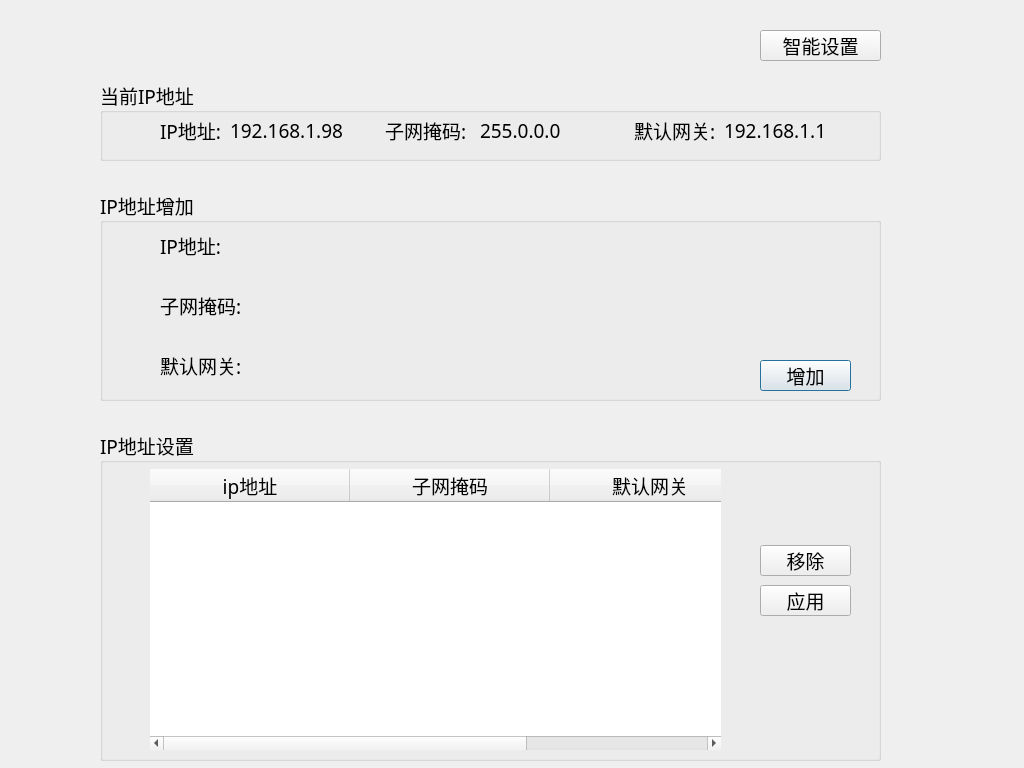
<?xml version="1.0" encoding="UTF-8"?>
<ui version="4.0">
 <class>netDlg</class>
 <widget class="QDialog" name="netDlg">
  <property name="geometry">
   <rect>
    <x>0</x>
    <y>0</y>
    <width>1024</width>
    <height>768</height>
   </rect>
  </property>
  <property name="windowTitle">
   <string>Dialog</string>
  </property>
  <widget class="QGroupBox" name="groupBox">
   <property name="geometry">
    <rect>
     <x>100</x>
     <y>190</y>
     <width>781</width>
     <height>211</height>
    </rect>
   </property>
   <property name="font">
    <font>
     <family>微软雅黑</family>
     <pointsize>14</pointsize>
    </font>
   </property>
   <property name="title">
    <string>IP地址增加</string>
   </property>
   <widget class="QLabel" name="ip_label">
    <property name="geometry">
     <rect>
      <x>60</x>
      <y>35</y>
      <width>91</width>
      <height>41</height>
     </rect>
    </property>
    <property name="font">
     <font>
      <family>微软雅黑</family>
      <pointsize>14</pointsize>
     </font>
    </property>
    <property name="text">
     <string>IP地址:</string>
    </property>
   </widget>
   <widget class="QLabel" name="maskip_label">
    <property name="geometry">
     <rect>
      <x>60</x>
      <y>95</y>
      <width>91</width>
      <height>41</height>
     </rect>
    </property>
    <property name="font">
     <font>
      <family>微软雅黑</family>
      <pointsize>14</pointsize>
     </font>
    </property>
    <property name="text">
     <string>子网掩码:</string>
    </property>
   </widget>
   <widget class="QLabel" name="gateip_label">
    <property name="geometry">
     <rect>
      <x>60</x>
      <y>155</y>
      <width>91</width>
      <height>41</height>
     </rect>
    </property>
    <property name="font">
     <font>
      <family>微软雅黑</family>
      <pointsize>14</pointsize>
     </font>
    </property>
    <property name="text">
     <string>默认网关:</string>
    </property>
   </widget>
   <widget class="QPushButton" name="addBtn">
    <property name="geometry">
     <rect>
      <x>660</x>
      <y>170</y>
      <width>91</width>
      <height>31</height>
     </rect>
    </property>
    <property name="text">
     <string>增加</string>
    </property>
    <property name="icon">
     <iconset resource="fastvideo.qrc">
      <normaloff>:/images/add.png</normaloff>:/images/add.png</iconset>
    </property>
   </widget>
   <widget class="MyIPAddressEdit" name="IPEdit" native="true">
    <property name="geometry">
     <rect>
      <x>150</x>
      <y>42</y>
      <width>471</width>
      <height>41</height>
     </rect>
    </property>
   </widget>
   <widget class="MyIPAddressEdit" name="MaskIPEdit" native="true">
    <property name="geometry">
     <rect>
      <x>150</x>
      <y>96</y>
      <width>471</width>
      <height>41</height>
     </rect>
    </property>
   </widget>
   <widget class="MyIPAddressEdit" name="GateIPEdit" native="true">
    <property name="geometry">
     <rect>
      <x>150</x>
      <y>155</y>
      <width>471</width>
      <height>41</height>
     </rect>
    </property>
   </widget>
  </widget>
  <widget class="QGroupBox" name="groupBox_2">
   <property name="geometry">
    <rect>
     <x>100</x>
     <y>80</y>
     <width>781</width>
     <height>81</height>
    </rect>
   </property>
   <property name="font">
    <font>
     <family>微软雅黑</family>
     <pointsize>14</pointsize>
    </font>
   </property>
   <property name="title">
    <string>当前IP地址</string>
   </property>
   <widget class="QLabel" name="ip_label_2">
    <property name="geometry">
     <rect>
      <x>60</x>
      <y>30</y>
      <width>61</width>
      <height>41</height>
     </rect>
    </property>
    <property name="font">
     <font>
      <family>微软雅黑</family>
      <pointsize>14</pointsize>
     </font>
    </property>
    <property name="text">
     <string>IP地址:</string>
    </property>
   </widget>
   <widget class="QLabel" name="maskip_label_2">
    <property name="geometry">
     <rect>
      <x>285</x>
      <y>30</y>
      <width>91</width>
      <height>41</height>
     </rect>
    </property>
    <property name="font">
     <font>
      <family>微软雅黑</family>
      <pointsize>14</pointsize>
     </font>
    </property>
    <property name="text">
     <string>子网掩码:</string>
    </property>
   </widget>
   <widget class="QLabel" name="gateip_label_2">
    <property name="geometry">
     <rect>
      <x>534</x>
      <y>30</y>
      <width>81</width>
      <height>41</height>
     </rect>
    </property>
    <property name="font">
     <font>
      <family>微软雅黑</family>
      <pointsize>14</pointsize>
     </font>
    </property>
    <property name="text">
     <string>默认网关:</string>
    </property>
   </widget>
   <widget class="QLabel" name="curip_label">
    <property name="geometry">
     <rect>
      <x>130</x>
      <y>30</y>
      <width>151</width>
      <height>41</height>
     </rect>
    </property>
    <property name="font">
     <font>
      <family>微软雅黑</family>
      <pointsize>14</pointsize>
     </font>
    </property>
    <property name="text">
     <string>192.168.1.98</string>
    </property>
   </widget>
   <widget class="QLabel" name="curmaskip_label">
    <property name="geometry">
     <rect>
      <x>380</x>
      <y>30</y>
      <width>151</width>
      <height>41</height>
     </rect>
    </property>
    <property name="font">
     <font>
      <family>微软雅黑</family>
      <pointsize>14</pointsize>
     </font>
    </property>
    <property name="text">
     <string>255.0.0.0</string>
    </property>
   </widget>
   <widget class="QLabel" name="curgateip_label">
    <property name="geometry">
     <rect>
      <x>624</x>
      <y>30</y>
      <width>141</width>
      <height>41</height>
     </rect>
    </property>
    <property name="font">
     <font>
      <family>微软雅黑</family>
      <pointsize>14</pointsize>
     </font>
    </property>
    <property name="text">
     <string>192.168.1.1</string>
    </property>
   </widget>
  </widget>
  <widget class="QGroupBox" name="groupBox_3">
   <property name="geometry">
    <rect>
     <x>100</x>
     <y>430</y>
     <width>781</width>
     <height>331</height>
    </rect>
   </property>
   <property name="font">
    <font>
     <family>微软雅黑</family>
     <pointsize>14</pointsize>
    </font>
   </property>
   <property name="title">
    <string>IP地址设置</string>
   </property>
   <widget class="QTableWidget" name="ip_tableWidget">
    <property name="geometry">
     <rect>
      <x>50</x>
      <y>39</y>
      <width>571</width>
      <height>281</height>
     </rect>
    </property>
    <property name="font">
     <font/>
    </property>
    <property name="frameShape">
     <enum>QFrame::NoFrame</enum>
    </property>
    <property name="frameShadow">
     <enum>QFrame::Plain</enum>
    </property>
    <property name="lineWidth">
     <number>0</number>
    </property>
    <property name="editTriggers">
     <set>QAbstractItemView::AnyKeyPressed</set>
    </property>
    <property name="selectionMode">
     <enum>QAbstractItemView::SingleSelection</enum>
    </property>
    <property name="showGrid">
     <bool>false</bool>
    </property>
    <attribute name="horizontalHeaderDefaultSectionSize">
     <number>200</number>
    </attribute>
    <attribute name="horizontalHeaderStretchLastSection">
     <bool>true</bool>
    </attribute>
    <attribute name="verticalHeaderVisible">
     <bool>false</bool>
    </attribute>
    <column>
     <property name="text">
      <string>ip地址</string>
     </property>
    </column>
    <column>
     <property name="text">
      <string>子网掩码</string>
     </property>
    </column>
    <column>
     <property name="text">
      <string>默认网关</string>
     </property>
    </column>
   </widget>
   <widget class="QPushButton" name="deleteBtn">
    <property name="geometry">
     <rect>
      <x>660</x>
      <y>115</y>
      <width>91</width>
      <height>31</height>
     </rect>
    </property>
    <property name="text">
     <string>移除</string>
    </property>
    <property name="icon">
     <iconset resource="fastvideo.qrc">
      <normaloff>:/images/list-remove.png</normaloff>:/images/list-remove.png</iconset>
    </property>
   </widget>
   <widget class="QPushButton" name="configBtn">
    <property name="geometry">
     <rect>
      <x>660</x>
      <y>155</y>
      <width>91</width>
      <height>31</height>
     </rect>
    </property>
    <property name="text">
     <string>应用</string>
    </property>
    <property name="icon">
     <iconset resource="fastvideo.qrc">
      <normaloff>:/images/configure.png</normaloff>:/images/configure.png</iconset>
    </property>
   </widget>
  </widget>
  <widget class="QPushButton" name="searchBtn">
   <property name="geometry">
    <rect>
     <x>760</x>
     <y>30</y>
     <width>121</width>
     <height>31</height>
    </rect>
   </property>
   <property name="font">
    <font>
     <family>微软雅黑</family>
     <pointsize>14</pointsize>
    </font>
   </property>
   <property name="text">
    <string>智能设置</string>
   </property>
   <property name="icon">
    <iconset resource="fastvideo.qrc">
     <normaloff>:/images/search.png</normaloff>:/images/search.png</iconset>
   </property>
  </widget>
 </widget>
 <customwidgets>
  <customwidget>
   <class>MyIPAddressEdit</class>
   <extends>QWidget</extends>
   <header>myipaddressedit.h</header>
   <container>1</container>
  </customwidget>
 </customwidgets>
 <resources>
  <include location="fastvideo.qrc"/>
 </resources>
 <connections/>
</ui>
